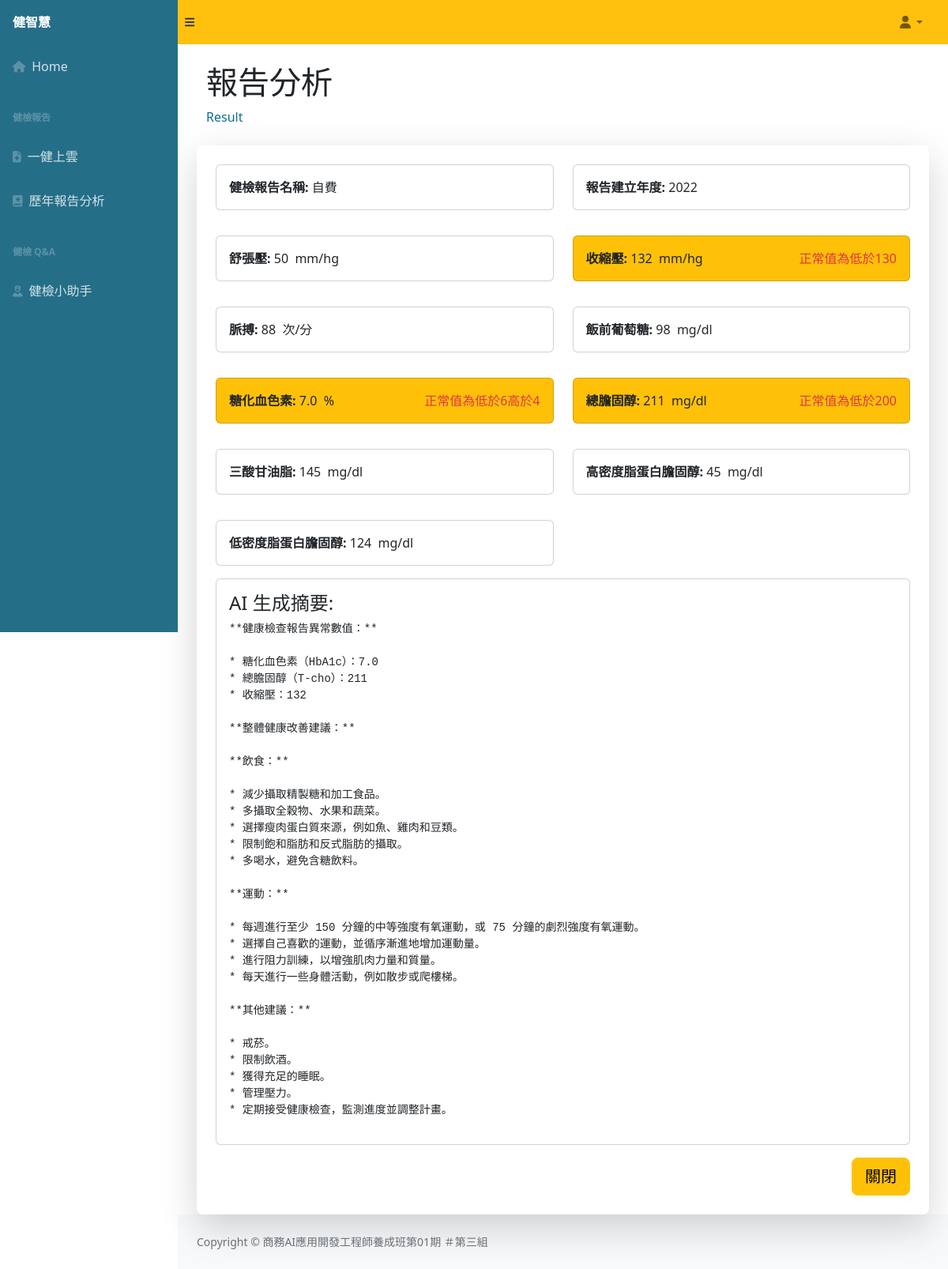
Page /reports/one_report/28 on the committed database.
### content/models.py (models this page shows)
class Report(models.Model):
  report_name = models.CharField(max_length=50)
  report_year = models.CharField(max_length=5)
  diastolic_pressure = models.IntegerField()
  systolic_pressure  = models.IntegerField()
  pulse = models.IntegerField()
  glucose_ac = models.IntegerField()
  hba1c = models.FloatField()
  t_cho = models.IntegerField()
  tg = models.IntegerField()
  hdl_c = models.IntegerField()
  ldl_c = models.IntegerField()
  problems = models.TextField(max_length=200)
  abstract = models.TextField(max_length=1000)
  created_at = models.DateTimeField(auto_now_add=True)

class Arg(models.Model):
  name = models.CharField(max_length=20)
  e_name = models.CharField(max_length=20)
  c_name = models.CharField(max_length=20)
  max = models.IntegerField(blank=True, null=True)
  min = models.IntegerField(blank=True, null=True)
  m_min = models.IntegerField(blank=True, null=True)
  f_min = models.IntegerField(blank=True, null=True)
  unit = models.CharField(max_length=10)

### content/views.py (the view)
# urls.py: path('reports/one_report/<int:id>', views.one_report, name='one_report'),
def one_report(request, id):
    report = Report.objects.filter(id=id).values()
    template = loader.get_template('one_report.html')
    args = Arg.objects.all().values()
    units = {}
    normal = {}
    for a in args:
        st = '正常值為'
        units[a['name']] = a['unit']
        if a['max']: st += '低於' + str(a['max'])
        if a['min']: st += '高於' + str(a['min'])
        if a['m_min']: st += '男性高於' + str(a['m_min'])
        if a['f_min']: st += '女性高於' + str(a['f_min'])
        normal[a['name']] = st
    problem_values = {}
    for r in report:
        for k in r:
            for a in args:
                if (k == a['name'] == 'hba1c'):
                    if((a['max'] and float(r[k]) > a['max']) or
                        (a['min'] and float(r[k]) < a['min'])):
                        problem_values[k] = (float(r[k]))
                else:
                    if(k == a['name']):
                        if((a['max'] and int(float(r[k])) > a['max']) or
                        (a['min'] and int(float(r[k])) < a['min']) or
                        (a['m_min'] and int(float(r[k])) < a['m_min'])):
                            problem_values[k] =int(float(r[k]))
    print(problem_values)
    context = {
        'report': report[0],
        'problem':  problem_values,
        'units': units,
        'normal': normal
    }
    return HttpResponse(template.render(context, request))

### content/templates/one_report.html (shortened to what this page needs)
{% extends 'basic.html'%}
    {% block mymessage %}
        <div class="container-fluid">
            <h1 class="mt-4">報告分析</h1>
            <ol class="breadcrumb mb-4">
                <li class="breadcrumb-item active">Result</li>
            </ol>
        </div>
        <div class="container-fluid px-4 py-4 rounded-3 shadow-lg overflow-auto bg-white">
            <div class="mb-3 row">
                <div class="col-lg-6 col-sm-12 mb-3">
                    <div class="card">
                        <div class="card-body">
                            <b>健檢報告名稱:  </b>
                            {{report.report_name}}
                        </div>
                    </div>
                </div>
                <div class="col-lg-6 col-sm-12">
                    <div class="card">
                        <div class="card-body">
                            <b>報告建立年度: </b>
                            {{report.report_year}}
                        </div>
                    </div>
                </div>
            </div>
            <div class="mb-3 row">
                <div class="col-lg-6 col-sm-12 mb-3">
                    {% if problem.diastolic_pressure %}
                        <div  class="card bg-warning">
                    {% else %}
                        <div  class="card">
                    {% endif %}
                        <div class="card-body">
                            <b>舒張壓:  </b>
                            {{report.diastolic_pressure}}
                            &nbsp;{{units.diastolic_pressure}}
                        </div>
                    </div>
                </div>
                <div class="col-lg-6 col-sm-12">
                    {% if problem.systolic_pressure %}
                        <div  class="card bg-warning">
                    {% else %}
                        <div  class="card">
                    {% endif %}
                        <div class="card-body">
                            <b>收縮壓: </b>
                            {{report.systolic_pressure}}
                            &nbsp;{{units.systolic_pressure}}
                            {% if problem.systolic_pressure %}
                            <span class="text-danger float-end">{{normal.systolic_pressure}}</span>
                            {% endif %}
                        </div>
                    </div>
                </div>
            </div>
            <div class="mb-3 row">
                <div class="col-lg-6 col-sm-12 mb-3">
                    <div  class="card">
                        <div class="card-body">
                            <b>脈搏:  </b>
                            {{report.pulse}}
                            &nbsp;{{units.pulse}}
                        </div>
                    </div>
                </div>
                <div class="col-lg-6 col-sm-12">
                    {% if problem.glucose_ac %}
                        <div  class="card bg-warning">
                    {% else %}
                        <div  class="card">
                    {% endif %}
                        <div class="card-body">
                            <b>飯前葡萄糖:  </b>
                            {{report.glucose_ac}}
                            &nbsp;{{units.glucose_ac}}
                        </div>
                    </div>
                </div>
            </div>
            <div class="mb-3 row">
                <div class="col-lg-6 col-sm-12 mb-3">
                    {% if problem.hba1c %}
                        <div  class="card bg-warning">
                    {% else %}
                        <div  class="card">
                    {% endif %}
                        <div class="card-body">
                            <b>糖化血色素:  </b>
                            {{report.hba1c}}
                            &nbsp;{{units.hba1c}}
                            {% if problem.hba1c %}
                            <span class="text-danger float-end">{{normal.hba1c}}</span>
                            {% endif %}
                        </div>
                    </div>
                </div>
                <div class="col-lg-6 col-sm-12">
                    {% if problem.t_cho %}
                        <div  class="card bg-warning">
                    {% else %}
                        <div  class="card">
                    {% endif %}
                        <div class="card-body">
                            <b>總膽固醇:  </b>
                            {{report.t_cho}}
                            &nbsp;{{units.t_cho}}
                            {% if problem.t_cho %}
                            <span class="text-danger float-end">{{normal.t_cho}}</span>
                            {% endif %}
                        </div>
                    </div>
                </div>
            </div>
            <div class="mb-3 row">
                <div class="col-lg-6 col-sm-12 mb-3">
                    {% if problem.tg %}
                        <div  class="card bg-warning">
                    {% else %}
                        <div  class="card">
                    {% endif %}
                        <div class="card-body">
                            <b>三酸甘油脂:  </b>
                            {{report.tg}}
                            &nbsp;{{units.tg}}
                        </div>
                    </div>
                </div>
                <div class="col-lg-6 col-sm-12">
                    {% if problem.hdl_c %}
                        <div  class="card bg-warning">
                    {% else %}
                        <div  class="card">
                    {% endif %}
                        <div class="card-body">
                            <b>高密度脂蛋白膽固醇:  </b>
                            {{report.hdl_c}}
                            &nbsp;{{units.hdl_c}}
                        </div>
                    </div>
                </div>
            </div>
            <div class="mb-3 row">
                    <div class="col-lg-6 col-sm-12">
                        {% if problem.ldl_c %}
                            <div  class="card bg-warning">
                        {% else %}
                            <div  class="card">
                        {% endif %}
                            <div class="card-body">
                                <b>低密度脂蛋白膽固醇:  </b>
                                {{report.ldl_c}}
                                &nbsp;{{units.ldl_c}}
                            </div>
                        </div>
                    </div>
                </div>
                <div class="mb-3 row">
                    <div class="col">
                        <div class="card">
                            <div class="card-body">
                                <h4>AI 生成摘要:  </h4>
                                <pre>{{report.abstract}}</pre>
                            </div>
                        </div>
                    </div>
                </div>
                <a href="/reports"><button class="btn  btn-lg btn-warning float-end" type="submit">關閉</button></a>
        </div>
    {% endblock %}

### rows in the picture
Report: report_name "自費", report_year "2022", diastolic_pressure "50", systolic_pressure "132", pulse "88", glucose_ac "98", hba1c "7.0", t_cho "211", tg "145", hdl_c "45", ldl_c "124", abstract "**健康檢查報告異常數值：** * 糖化血色素（HbA1c）：7.0 * 總膽固醇（T-cho）：211 * 收縮壓：132 **整體健康改善建議：** **飲食：** * 減少攝取精製糖和加工食品。 * 多攝取全穀物、水果和蔬菜。 * 選擇瘦肉蛋白質來源，例如魚、雞肉和豆類。 * 限制飽和脂肪和反式脂肪的攝取。 * 多喝水，避免含糖飲料。 **運動：** * 每週進行至少 150 分鐘的中等強度有氧運動，或 75 分鐘的劇烈強度有氧運動。 * 選擇自己喜歡的運動，並循序漸進地增加運動量。 * 進行阻力訓練，以增強肌肉力量和質量。 * 每天進行一些身體活動，例如散步或爬樓梯。 **其他建議：** * 戒菸。 * 限制飲酒。 * 獲得充足的睡眠。 * 管理壓力。 * 定期接受健康檢查，監測進度並調整計畫。"
Arg: diastolic_pressure "mm/hg"
Arg: systolic_pressure "mm/hg"
Arg: pulse "次/分"
Arg: glucose_ac "mg/dl"
Arg: t_cho "mg/dl"
Arg: tg "mg/dl"
Arg: hdl_c "mg/dl"
Arg: ldl_c "mg/dl"

### other values in the picture
{{ normal.systolic_pressure }} "正常值為低於130"
{{ units.hba1c }} "%"
{{ normal.hba1c }} "正常值為低於6高於4"
{{ normal.t_cho }} "正常值為低於200"
